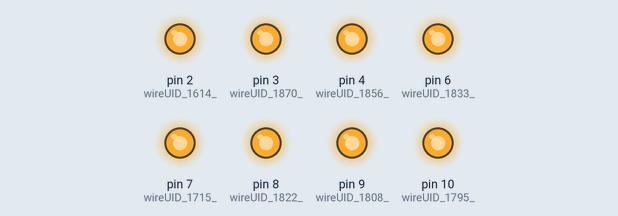
Recording of a sketch running on a simulated Arduino Uno, built with avr-gcc and run on an emulated ATmega328P. On the bench: output pins drawn as LEDs (lit = HIGH).

Above: at 0.1 s.
At 4.1 s:
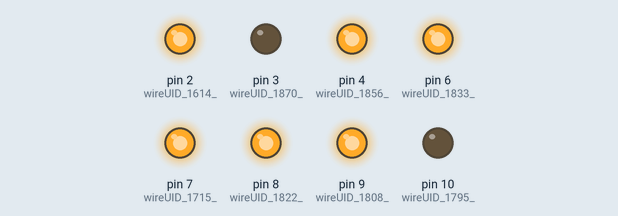
At 8.1 s:
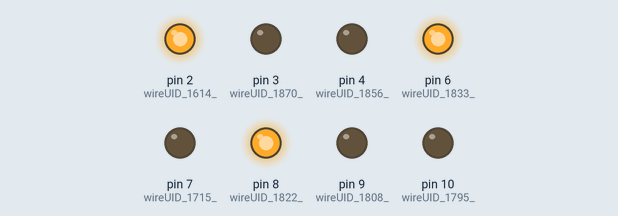
At 18.1 s:
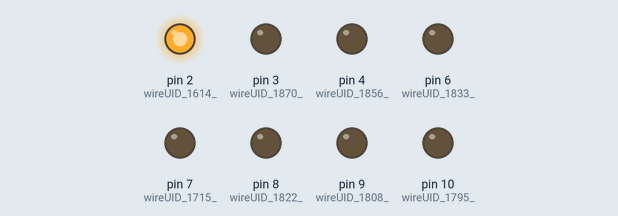
At 26.1 s:
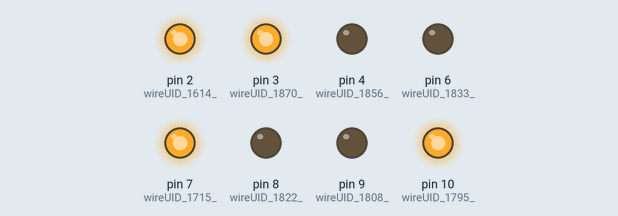
At 38.1 s:
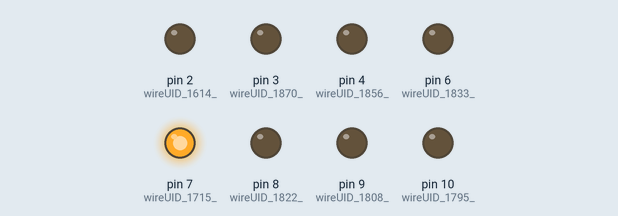
Timing chart, 0 to 39.6 s (numbered marks = the images above):
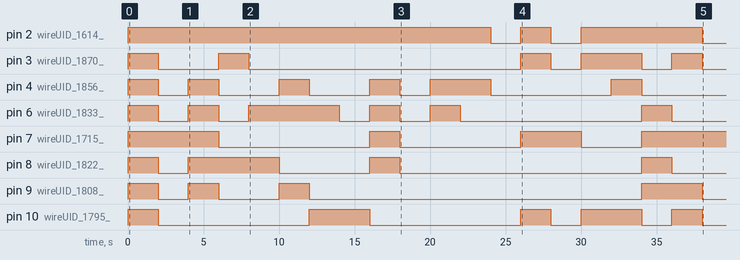

The sketch:

LED_7segment_Example_1__transcripted.ino
```cpp
#include <ArduinoSTL.h>
#include <vector>
using namespace std;

void LED_7segment_Example_1(){
    /*feedback and shift regs. declarations */
    vector< unsigned short > shiftRegister_245;
    bool shiftRegisterInitBool_245 = true;

    /* END feedback and shift regs declarations */
    unsigned short wireUID_3524_ = 0;
    vector< long > wireUID_2361_;
    long wireUID_1795_ = 10;
    long wireUID_1808_ = 9;
    long wireUID_1822_ = 8;
    long wireUID_1715_ = 7;
    long wireUID_1833_ = 6;
    long wireUID_1856_ = 4;
    long wireUID_1870_ = 3;
    long wireUID_1614_ = 2;
    bool wireUID_1101_ = true;
    pinMode(wireUID_1614_,wireUID_1101_?OUTPUT:INPUT);
    wireUID_2361_.push_back(wireUID_1614_);
    wireUID_2361_.push_back(wireUID_1870_);
    wireUID_2361_.push_back(wireUID_1856_);
    wireUID_2361_.push_back(wireUID_1833_);
    wireUID_2361_.push_back(wireUID_1715_);
    wireUID_2361_.push_back(wireUID_1822_);
    wireUID_2361_.push_back(wireUID_1808_);
    wireUID_2361_.push_back(wireUID_1795_);
    pinMode(wireUID_1870_,wireUID_1101_?OUTPUT:INPUT);
    pinMode(wireUID_1856_,wireUID_1101_?OUTPUT:INPUT);
    pinMode(wireUID_1833_,wireUID_1101_?OUTPUT:INPUT);
    pinMode(wireUID_1715_,wireUID_1101_?OUTPUT:INPUT);
    pinMode(wireUID_1822_,wireUID_1101_?OUTPUT:INPUT);
    pinMode(wireUID_1808_,wireUID_1101_?OUTPUT:INPUT);
    pinMode(wireUID_1795_,wireUID_1101_?OUTPUT:INPUT);
    /***** BEGIN WhileLoop ********/
    bool wireUID_419_ = false; //LoopEndRef.
    int iteratorUID_350 = 0; //loop iterator
    do{
        if (shiftRegisterInitBool_245){
            shiftRegister_245.push_back(wireUID_3524_);
            shiftRegisterInitBool_245 = false;
        } //shift register init and get front value
        /*feedback and shift regs. declarations */

        /* END feedback and shift regs declarations */
        long wireUID_190_;
        unsigned short wireUID_240_7seg_display_state_;
        unsigned short wireUID_2322_ = shiftRegister_245.front(); shiftRegister_245.erase(shiftRegister_245.begin());
        vector< bool > wireUID_1862_;
        vector< long > wireUID_2375_ = wireUID_2361_;
        long wireUID_495_ = 2000;
        wireUID_190_ = wireUID_2375_.size();
        /***** BEGIN CaseStructure ********/
        switch(wireUID_2322_){
            case 22:
            {
                /*feedback and shift regs. declarations */

                /* END feedback and shift regs declarations */
                unsigned short wireUID_2658_ = 0;
                vector< bool > wireUID_2661_ = {true,false,false,false,true,false,true,false};


                 /* C code */
                wireUID_240_7seg_display_state_ = wireUID_2658_;
                wireUID_1862_ = wireUID_2661_; /* output assgn. */
            }
            break;
            case 21:
            {
                /*feedback and shift regs. declarations */

                /* END feedback and shift regs declarations */
                unsigned short wireUID_2617_ = 22;
                vector< bool > wireUID_2620_ = {true,false,false,true,false,false,false,true};


                 /* C code */
                wireUID_240_7seg_display_state_ = wireUID_2617_;
                wireUID_1862_ = wireUID_2620_; /* output assgn. */
            }
            break;
            case 20:
            {
                /*feedback and shift regs. declarations */

                /* END feedback and shift regs declarations */
                unsigned short wireUID_2428_ = 21;
                vector< bool > wireUID_2456_ = {true,true,true,false,false,false,false,false};


                 /* C code */
                wireUID_240_7seg_display_state_ = wireUID_2428_;
                wireUID_1862_ = wireUID_2456_; /* output assgn. */
            }
            break;
            case 19:
            {
                /*feedback and shift regs. declarations */

                /* END feedback and shift regs declarations */
                unsigned short wireUID_2337_ = 20;
                vector< bool > wireUID_2340_ = {false,false,false,false,true,false,false,false};


                 /* C code */
                wireUID_240_7seg_display_state_ = wireUID_2337_;
                wireUID_1862_ = wireUID_2340_; /* output assgn. */
            }
            break;
            case 18:
            {
                /*feedback and shift regs. declarations */

                /* END feedback and shift regs declarations */
                unsigned short wireUID_2265_ = 19;
                vector< bool > wireUID_2268_ = {true,true,false,false,true,false,true,true};


                 /* C code */
                wireUID_240_7seg_display_state_ = wireUID_2265_;
                wireUID_1862_ = wireUID_2268_; /* output assgn. */
            }
            break;
            case 17:
            {
                /*feedback and shift regs. declarations */

                /* END feedback and shift regs declarations */
                unsigned short wireUID_2098_ = 18;
                vector< bool > wireUID_2114_ = {true,false,false,true,true,true,true,false};


                 /* C code */
                wireUID_240_7seg_display_state_ = wireUID_2098_;
                wireUID_1862_ = wireUID_2114_; /* output assgn. */
            }
            break;
            case 16:
            {
                /*feedback and shift regs. declarations */

                /* END feedback and shift regs declarations */
                unsigned short wireUID_2020_ = 17;
                vector< bool > wireUID_2023_ = {true,true,true,false,false,false,false,true};


                 /* C code */
                wireUID_240_7seg_display_state_ = wireUID_2020_;
                wireUID_1862_ = wireUID_2023_; /* output assgn. */
            }
            break;
            case 15:
            {
                /*feedback and shift regs. declarations */

                /* END feedback and shift regs declarations */
                unsigned short wireUID_1952_ = 16;
                vector< bool > wireUID_1955_ = {true,true,false,false,false,false,false,true};


                 /* C code */
                wireUID_240_7seg_display_state_ = wireUID_1952_;
                wireUID_1862_ = wireUID_1955_; /* output assgn. */
            }
            break;
            case 14:
            {
                /*feedback and shift regs. declarations */

                /* END feedback and shift regs declarations */
                unsigned short wireUID_1885_ = 15;
                vector< bool > wireUID_1888_ = {false,false,false,false,true,false,false,false};


                 /* C code */
                wireUID_240_7seg_display_state_ = wireUID_1885_;
                wireUID_1862_ = wireUID_1888_; /* output assgn. */
            }
            break;
            case 13:
            {
                /*feedback and shift regs. declarations */

                /* END feedback and shift regs declarations */
                unsigned short wireUID_1794_ = 14;
                vector< bool > wireUID_1798_ = {true,true,false,false,true,false,false,true};


                 /* C code */
                wireUID_240_7seg_display_state_ = wireUID_1794_;
                wireUID_1862_ = wireUID_1798_; /* output assgn. */
            }
            break;
            case 12:
            {
                /*feedback and shift regs. declarations */

                /* END feedback and shift regs declarations */
                unsigned short wireUID_1633_ = 13;
                vector< bool > wireUID_1651_ = {false,false,false,false,false,false,false,false};


                 /* C code */
                wireUID_240_7seg_display_state_ = wireUID_1633_;
                wireUID_1862_ = wireUID_1651_; /* output assgn. */
            }
            break;
            case 11:
            {
                /*feedback and shift regs. declarations */

                /* END feedback and shift regs declarations */
                unsigned short wireUID_1540_ = 12;
                vector< bool > wireUID_1543_ = {true,false,true,false,false,false,false,false};


                 /* C code */
                wireUID_240_7seg_display_state_ = wireUID_1540_;
                wireUID_1862_ = wireUID_1543_; /* output assgn. */
            }
            break;
            case 10:
            {
                /*feedback and shift regs. declarations */

                /* END feedback and shift regs declarations */
                unsigned short wireUID_1482_ = 11;
                vector< bool > wireUID_1485_ = {true,false,true,true,false,false,false,false};


                 /* C code */
                wireUID_240_7seg_display_state_ = wireUID_1482_;
                wireUID_1862_ = wireUID_1485_; /* output assgn. */
            }
            break;
            case 9:
            {
                /*feedback and shift regs. declarations */

                /* END feedback and shift regs declarations */
                unsigned short wireUID_1413_ = 10;
                vector< bool > wireUID_1416_ = {true,false,false,false,false,false,false,false};


                 /* C code */
                wireUID_240_7seg_display_state_ = wireUID_1413_;
                wireUID_1862_ = wireUID_1416_; /* output assgn. */
            }
            break;
            case 8:
            {
                /*feedback and shift regs. declarations */

                /* END feedback and shift regs declarations */
                unsigned short wireUID_1234_ = 9;
                vector< bool > wireUID_3402_ = {true,false,true,true,true,true,false,false};


                 /* C code */
                wireUID_240_7seg_display_state_ = wireUID_1234_;
                wireUID_1862_ = wireUID_3402_; /* output assgn. */
            }
            break;
            case 7:
            {
                /*feedback and shift regs. declarations */

                /* END feedback and shift regs declarations */
                unsigned short wireUID_1196_ = 8;
                vector< bool > wireUID_3338_ = {true,false,false,false,false,false,false,true};


                 /* C code */
                wireUID_240_7seg_display_state_ = wireUID_1196_;
                wireUID_1862_ = wireUID_3338_; /* output assgn. */
            }
            break;
            case 6:
            {
                /*feedback and shift regs. declarations */

                /* END feedback and shift regs declarations */
                unsigned short wireUID_889_ = 7;
                vector< bool > wireUID_3285_ = {true,false,false,true,false,false,false,true};


                 /* C code */
                wireUID_240_7seg_display_state_ = wireUID_889_;
                wireUID_1862_ = wireUID_3285_; /* output assgn. */
            }
            break;
            case 5:
            {
                /*feedback and shift regs. declarations */

                /* END feedback and shift regs declarations */
                unsigned short wireUID_2574_ = 6;
                vector< bool > wireUID_3221_ = {true,false,true,true,false,false,true,false};


                 /* C code */
                wireUID_240_7seg_display_state_ = wireUID_2574_;
                wireUID_1862_ = wireUID_3221_; /* output assgn. */
            }
            break;
            case 4:
            {
                /*feedback and shift regs. declarations */

                /* END feedback and shift regs declarations */
                unsigned short wireUID_2551_ = 5;
                vector< bool > wireUID_3166_ = {true,false,false,true,false,true,false,false};


                 /* C code */
                wireUID_240_7seg_display_state_ = wireUID_2551_;
                wireUID_1862_ = wireUID_3166_; /* output assgn. */
            }
            break;
            case 3:
            {
                /*feedback and shift regs. declarations */

                /* END feedback and shift regs declarations */
                unsigned short wireUID_2510_ = 4;
                vector< bool > wireUID_2513_ = {true,true,false,false,false,true,false,false};


                 /* C code */
                wireUID_240_7seg_display_state_ = wireUID_2510_;
                wireUID_1862_ = wireUID_2513_; /* output assgn. */
            }
            break;
            case 2:
            {
                /*feedback and shift regs. declarations */

                /* END feedback and shift regs declarations */
                unsigned short wireUID_406_ = 3;
                vector< bool > wireUID_3108_ = {true,false,true,true,true,true,true,false};


                 /* C code */
                wireUID_240_7seg_display_state_ = wireUID_406_;
                wireUID_1862_ = wireUID_3108_; /* output assgn. */
            }
            break;
            case 1:
            {
                /*feedback and shift regs. declarations */

                /* END feedback and shift regs declarations */
                unsigned short wireUID_204_ = 2;
                vector< bool > wireUID_1574_ = {true,false,false,false,true,false,false,false};


                 /* C code */
                wireUID_240_7seg_display_state_ = wireUID_204_;
                wireUID_1862_ = wireUID_1574_; /* output assgn. */
            }
            break;
            case 0:
            {
                /*feedback and shift regs. declarations */

                /* END feedback and shift regs declarations */
                unsigned short wireUID_2481_ = 1;
                vector< bool > wireUID_461_ = {true,true,true,true,true,true,true,true};


                 /* C code */
                wireUID_240_7seg_display_state_ = wireUID_2481_;
                wireUID_1862_ = wireUID_461_; /* output assgn. */
            }
            break;
        }
        /****** END CaseStructure ********/
        /**** BEGIN ForLoop *****/

        int iteratorUID_2387 = 0; //loop iterator
        for (int LVHardcodedCnt = 0;  LVHardcodedCnt < wireUID_190_; LVHardcodedCnt++){
         // shift regs
            /*feedback and shift regs. declarations */

            /* END feedback and shift regs declarations */
            bool wireUID_1839_;
            vector< bool > wireUID_511_ = wireUID_1862_;
            long wireUID_327_ = iteratorUID_2387 /*Diagram owned wire terminal*/;
            long wireUID_423_;
            vector< long > wireUID_2424_ = wireUID_2375_;
            wireUID_423_ = wireUID_2424_[wireUID_327_];
            wireUID_1839_ = wireUID_511_[wireUID_327_];
            digitalWrite(wireUID_423_,wireUID_1839_?HIGH:LOW);


             /* C code*/

             /* output assignements */
            iteratorUID_2387++; //iterator increment
        }

        /***** END ForLoop ******/
        delay(wireUID_495_);


         //C code

        shiftRegister_245.push_back(wireUID_240_7seg_display_state_); //output assgn.
        iteratorUID_350++; //iterator increment
    }while(!wireUID_419_); //negation because in LabVIEW it is when stop (oposite)

    /****** END WhileLoop */


}

void setup(){
    LED_7segment_Example_1();
}
void loop(){
}
```

Measured:
- by itself, pin 2 (wireUID_1614_): goes HIGH 24.0 s, LOW 2.0 s, HIGH 2.0 s, LOW 2.0 s, HIGH 8.0 s, then LOW
- by itself, pin 3 (wireUID_1870_): LOW → HIGH at 0.00 s, → LOW 2.0 s later, → HIGH 4.0 s later, → LOW 2.0 s later, … (10 changes in this stretch)
- by itself, pin 4 (wireUID_1856_): LOW → HIGH at 0.00 s, → LOW 2.0 s later, → HIGH 2.0 s later, → LOW 2.0 s later, … (12 changes in this stretch)
- by itself, pin 6 (wireUID_1833_): LOW → HIGH at 0.00 s, → LOW 2.0 s later, → HIGH 2.0 s later, → LOW 2.0 s later, … (12 changes in this stretch)
- by itself, pin 7 (wireUID_1715_): goes HIGH 6.0 s, LOW 10.0 s, HIGH 2.0 s, LOW 8.0 s, HIGH 4.0 s, LOW 4.0 s, then HIGH
- by itself, pin 8 (wireUID_1822_): LOW → HIGH at 0.00 s, → LOW 2.0 s later, → HIGH 2.0 s later, → LOW 6.0 s later, … (8 changes in this stretch)
- by itself, pin 9 (wireUID_1808_): LOW → HIGH at 0.00 s, → LOW 2.0 s later, → HIGH 2.0 s later, → LOW 2.0 s later, … (8 changes in this stretch)
- by itself, pin 10 (wireUID_1795_): LOW → HIGH at 0.00 s, → LOW 2.0 s later, → HIGH 10.0 s later, → LOW 4.0 s later, … (10 changes in this stretch)
